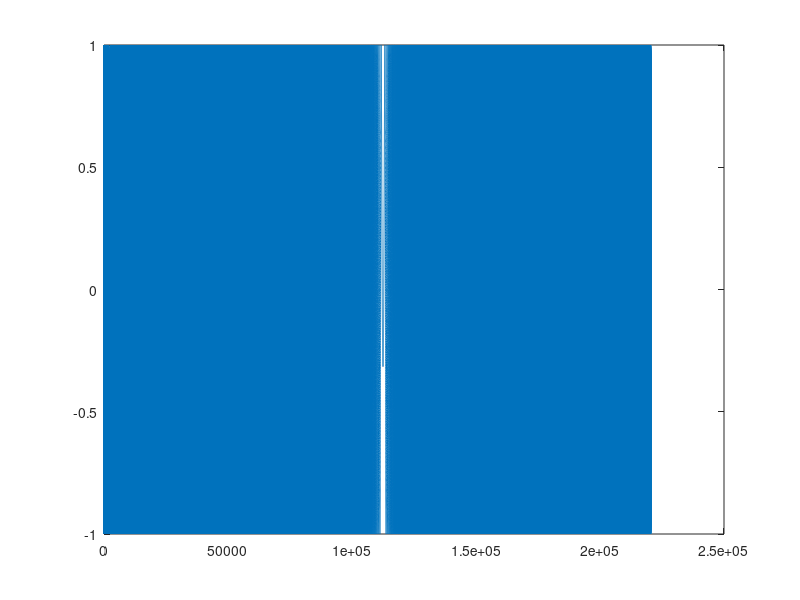

Recreate this plot in MATLAB.
% Define parameters
fs = 44100; % Sampling frequency (Hz)
duration = 5; % Duration of the signal in seconds
start_frequency = 5000; % Starting frequency of the tone (Hz)
end_frequency = 100; % Ending frequency of the tone (Hz)
amplitude = 1; % Amplitude of the tone

% Generate time vector
t = 0:1/fs:duration;

% Calculate frequency decreasing over time (linear decrease)
frequency = linspace(start_frequency, end_frequency, length(t));

% Generate tone with decreasing frequency
tone = amplitude * sin(2*pi*frequency.*t);

% Play the sound
soundsc(tone, fs);
plot(tone)
